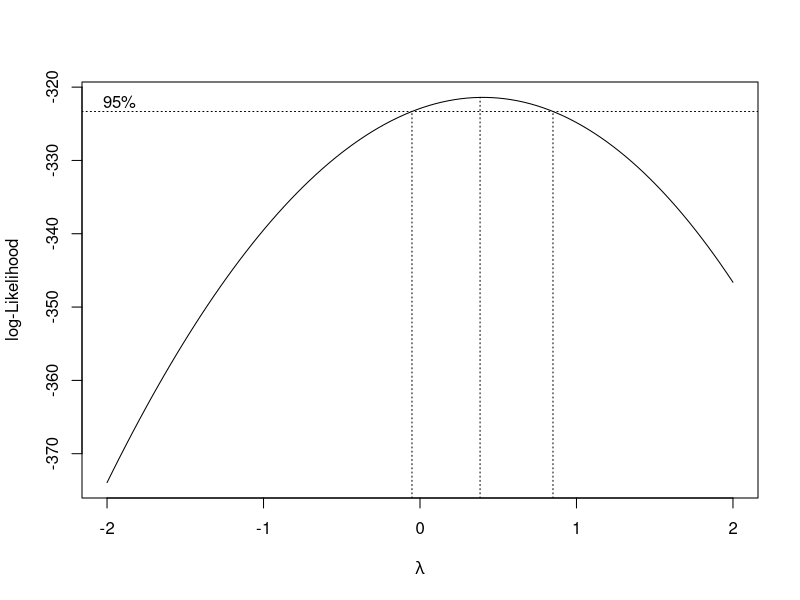
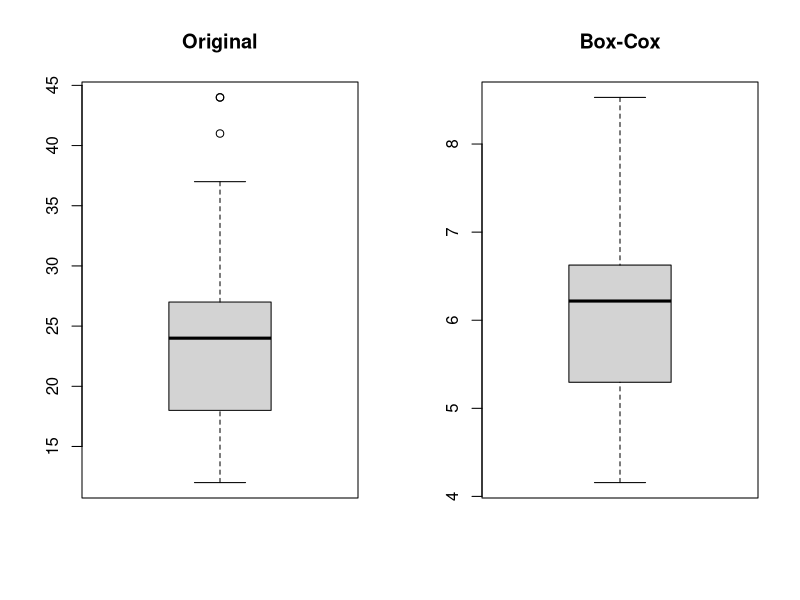

The R source for these figures, in order:
  library(dplyr)
  library(MASS)   # para boxcox
  
  
  df <- ggplot2::mpg %>% dplyr::select(categoria = class, valor = hwy)
  
  Quantiles <- quantile(df$valor, probs = c(0.25, 0.5, 0.75))
  IQR <- Quantiles[3] - Quantiles[1]
  
  cerca_inf <- Quantiles[1] - 1.5*IQR
  cerca_sup <- Quantiles[3] + 1.5*IQR
  
  # PASSO 1: sempre criar flag antes de remover
  df <- df %>% mutate(flag_outlier = valor < cerca_inf | valor > cerca_sup)
  
  
  # Log-transformacao (mais comum em dados financeiros)
  df <- df %>%
    mutate(log_valor = log1p(valor))   # log(x + 1) evita log(0)
  
  # Box-Cox: estima o lambda otimo
  bc <- boxcox(valor ~ 1, data = df, lambda = seq(-2, 2, 0.1))
  lambda_opt <- bc$x[which.max(bc$y)]
  df <- df %>%
    mutate(valor_bc = (valor^lambda_opt - 1) / lambda_opt)

  
  # Comparar distribuicoes
  par(mfrow = c(1, 2))
  boxplot(df$valor,       main = "Original")
  boxplot(df$valor_bc,  main = "Box-Cox")
  par(mfrow = c(1, 1))
  
